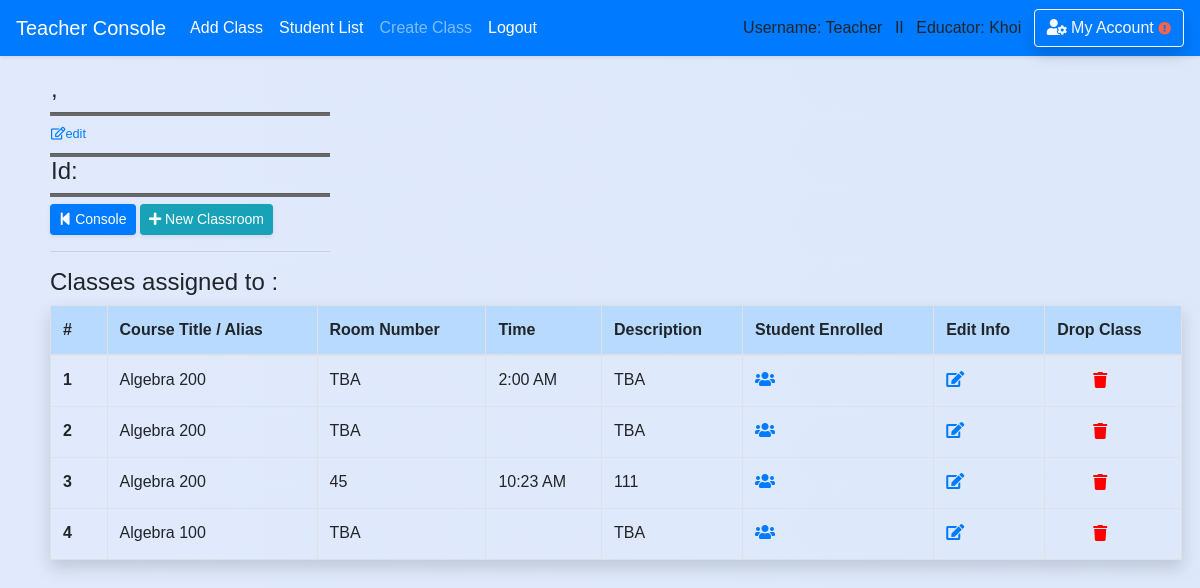
The page /teacher/classroom (signed in) on the database as committed earlier.
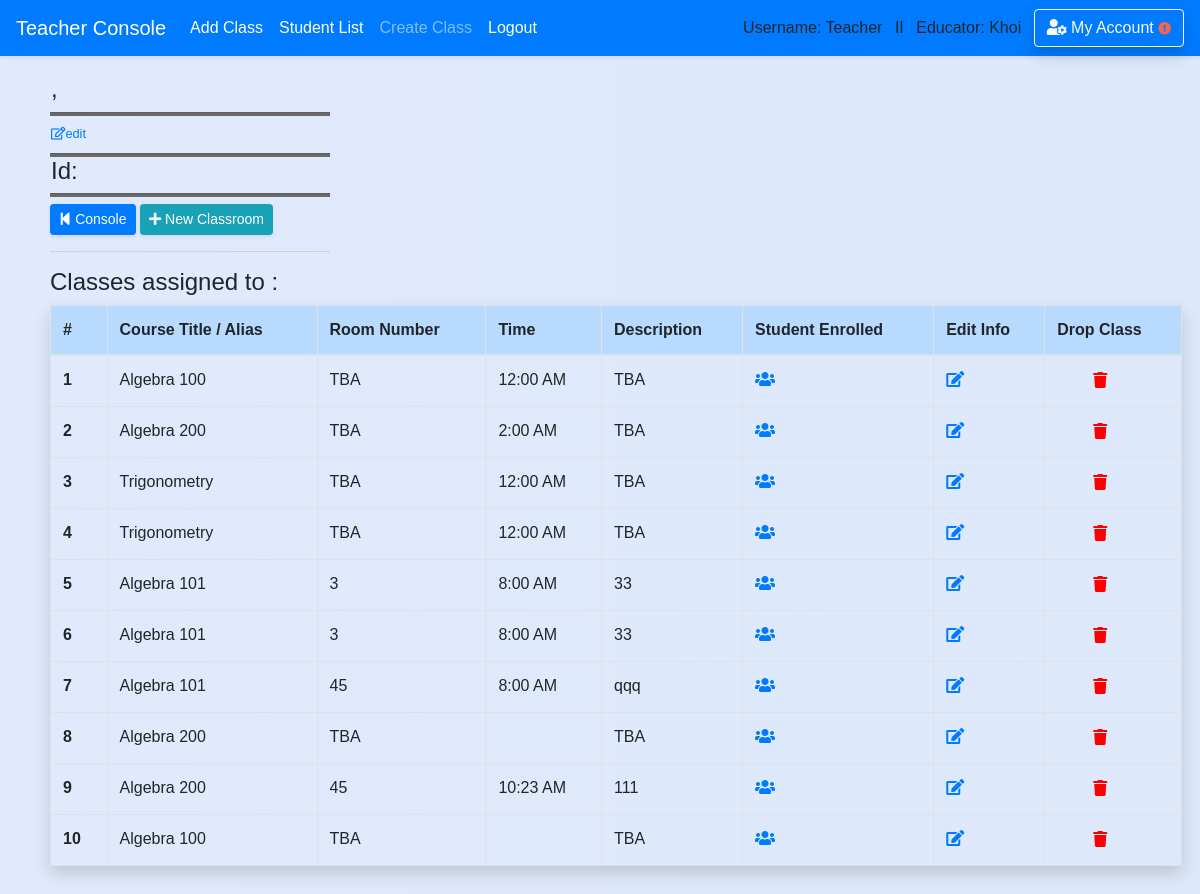
The same page on the database as committed later.
### school_app/models.py (models this page shows, shortened)
class Classroom(models.Model):
    course_title = models.CharField(max_length=50,default='')
    course_number = models.CharField(max_length=20,default='')
    teacher_name = models.CharField(max_length=50,default='')
    teacher_idx = models.CharField(max_length=10,default='')
    room_number = models.CharField(max_length=10,default='TBA')
    time = models.TimeField(blank=True,null=True)
    description = models.CharField(max_length=300,default='TBA')
    is_archive = models.BooleanField(default=False)
    semester = models.CharField(max_length=50,default='')
    year = models.CharField(max_length=4,default='')
    teacher = models.ForeignKey('Teacher',blank=True, null=True, on_delete = models.SET_NULL, related_name='classroom_by_teacher')
    course = models.ForeignKey('Course',blank=True, null=True, on_delete = models.SET_NULL, related_name='course_in_classroom')
    student = models.ManyToManyField(Student, blank=True)

### school_app/views_logged.py (the view)
# urls.py: path('teacher/classroom', views_logged.classroom, name='classroom_list'),
def classroom(request,course_id=None):
    if is_login(request) == False:
        return redirect('/login')
    if is_login(request) == True:
        if request.user.profile.is_teacher == False:
            messages.warning(request, "You don't have Instructor's Privilege!")
            return redirect('/')
        course = Course.objects.filter(id=course_id).first()
        classes = Classroom.objects.filter(course=course)
        time_list = []
        for cla in classes:
            time_list.append(cla.time)
        conflict_index=[]
        for time in time_list:
            for index, time2 in enumerate(time_list):
                count = 0
                if time == time2:
                    count += 1
                    if count >= 2:
                        conflict_index.append(index+1)
        return render(request,'teacher/classroom/view_classroom.html',
        {'classes':classes,'course':course,'conflict_index':conflict_index})

### school_app/views_functions.py (called while the page is built)
def is_login(request):
    if not request.user.is_authenticated:
        messages.warning(request, "Please Login or Create an Account.")
        return False
    return True

### school_app/templates/teacher/classroom/view_classroom.html (shortened to what this page needs)
{% extends 'base.html' %}
{% block content %}
<div class='content'>
  <div class="container-fuild form-row" style='width:100%'>
    <div class="col-md-6">
        <div style="width: 280px">
        <h4 style='padding-left: 1px'>{{ course.semester }}, {{ course.year }}</h4>
        <hr class='hr-line'/>
        <h4 style='padding-left: 1px'>{{ course.course_title }}
        <a href='{% url "edit_course" course_id=course.id  %}'><h6 style='display:inline'><small><i class="far fa-edit"></i>edit</small></h6></a>
        </h4>
        <hr class='hr-line'/>
        <h4 style='padding-left: 1px'>Id: {{course.course_number}}</h4>
        <hr class='hr-line'/>
          <a href='{% url "teacher" %}' class="btn btn-sm btn-primary shadow-sm" ><i class="fas fa-step-backward"></i> Console</a></a>
          <a href='{% url "add_classroom" course_id=course.id %}' class="btn btn-info btn-sm shadow-sm" role="button"><i class="fas fa-plus"></i> New Classroom</a>
        <hr/></div></div>
        <div class="col-md-5">
        </div></div>
        {% if classes %}
          <h5><big>Classes assigned to {{ course.course_title }} :</big></h5>
          <div class='mr-2'>
          <table class="table table-hover table-bordered pad-right-table shadow ">
            <thead class='table-primary'>
            <tr>
              <th scope="col" style="width: 5%">#</th>
              <th scope="col">Course Title / Alias</th>
              <th scope="col">Room Number</th>
              <th scope="col">Time</th>
              <th scope="col">Description</th>
              <th scope="col">Student Enrolled</th>
              <th scope="col">Edit Info</th>
              <th scope="col">Drop Class</th>
            </tr>
            </thead>
            <tbody>
        {% for class in classes %}
            <tr>
              <th scope="row">{{ forloop.counter }}</th>
              <td>{{ class.course_title }}</td>
              <td>{{ class.room_number }}</td>
              <td>{{ class.time|time:"g:i A" }}</td>
              <td>{{ class.description }}</td>
              <td>
                <a href='{% url "edit_course" course_id=course.id %}'><i class="fas fa-users"></i></a>
              </td>
              <td>
                <a href='{% url "edit_classroom" classroom_id=class.id %}'><i class="fas fa-edit"></i></a>
              </td>
              <td>
                <form action='/teacher/classroom/detached_classroom/' method='post'>{% csrf_token %}
                  <button type='submit' style='border:none;background:none;cursor: pointer;cursor: hand;'>
                  <i style='color:red' class="fas fa-trash test" data-toggle="popover" data-placement="top" data-trigger="hover" data-content="Alert!"></i>
                  </button>
                </form>
              </td>
            </tr>
        {% endfor %}
            </tbody>
          </table>
        {% else %}
        <h5><div class="alert-inherit alert-info shadow-sm" role="alert"><i class="fas fa-exclamation"></i> No Classes assigned to this course.</div></h5>
        {% endif %}
</div></div><br>
{% endblock %}

Rows that differ between the two databases and show on the page:
now on this page (row edited): Classroom: course_title "Algebra 100", room_number "TBA", time "12:00 AM", description "TBA"
now on this page (row edited): Classroom: course_title "Trigonometry", room_number "TBA", time "12:00 AM", description "TBA"
now on this page (row edited): Classroom: course_title "Trigonometry", room_number "TBA", time "12:00 AM", description "TBA"
now on this page (row edited): Classroom: course_title "Algebra 101", room_number "3", time "8:00 AM", description "33"
now on this page (row edited): Classroom: course_title "Algebra 101", room_number "3", time "8:00 AM", description "33"
now on this page (row edited): Classroom: course_title "Algebra 101", room_number "45", time "8:00 AM", description "qqq"
